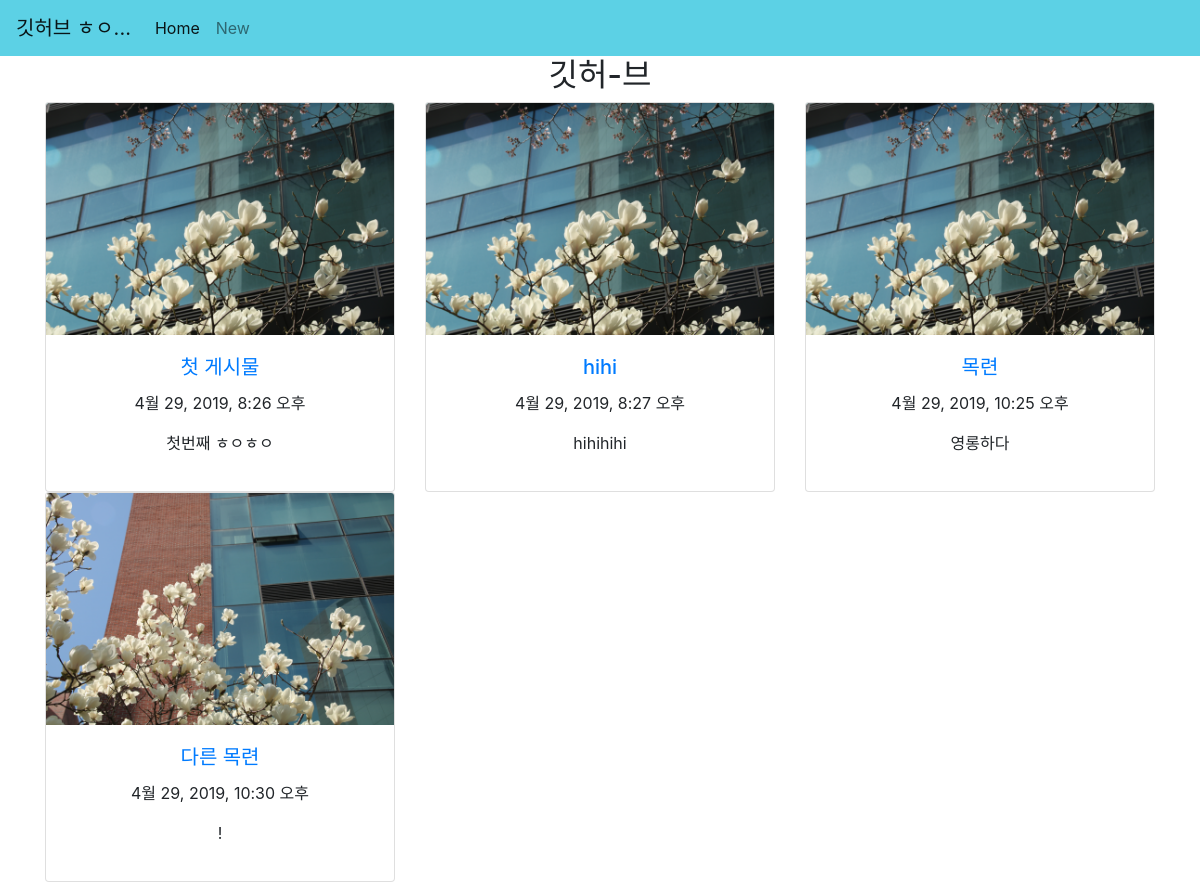
The app's page /, older data.
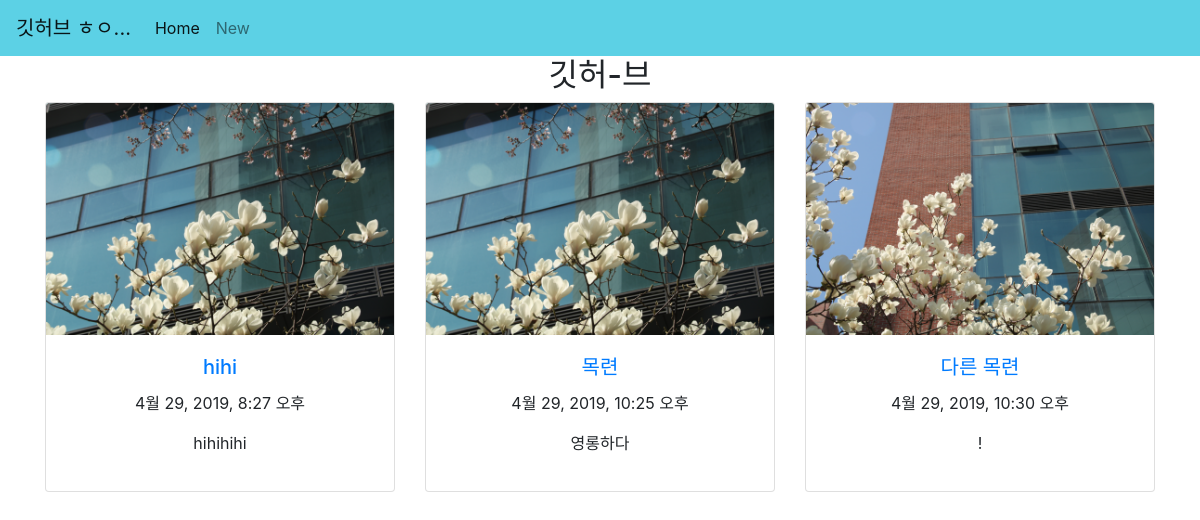
The same page, newer data.
### blog/models.py (models this page shows)
class Post(models.Model):
    title = models.CharField(max_length=200)
    body = models.TextField(default=' ')
    pub_date = models.DateTimeField(default=timezone.now)
    image = models.ImageField(upload_to='images/', blank=True)

### blog/views.py (the view)
# urls.py: 2. Add a URL to urlpatterns:  url(r'^$', views.home, name='home')
def home(request):
    posts = Post.objects.all
    return render(request, 'blog/home.html', {'post_list' : posts})

### blog/templates/blog/home.html
{% extends 'blog/base.html' %}
{% load static %}
{% block content %}
<body>
<h2>
    <center>깃허-브</center>
</h2>  <div class='container'>
    <div class='row'>
      {% for post in post_list %}
      <div class='col-lg-4 col-sm-6'>
        <div class="card text-center">
        {% if post.image %}
          <img src="{{ post.image.url }}" class="card-img-top" alt="">
        {% else %}
          <img src="{%  static 'blog/images/IMG_2064.JPG' %}" class="card-img-top" alt="">
        {% endif %}
          <div class="card-body">
            <h5 class="card-title"><a href="{% url 'post_detail' index=post.pk %}">{{post.title}}</a></h5>
            <p class="card-text">
            {{ post.pub_date}}
            {{post.body|linebreaks}}
            </p>
         </div>
        </div>
      </div>
      {% endfor %}
    </div>
  </div>
</body>
{% endblock %}

Row changes from the older to the newer data that the page shows:
removed Post: title "첫 게시물", pub_date "4월 29, 2019, 8:26 오후", body "첫번째 ㅎㅇㅎㅇ"
